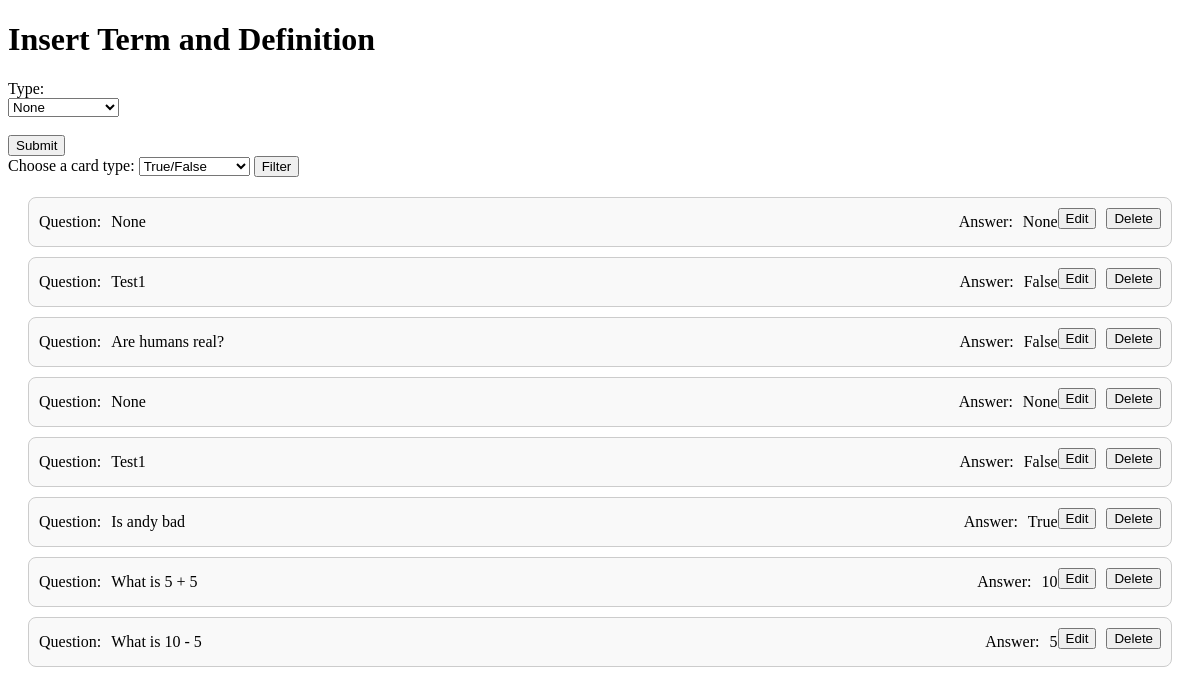
Before: / with the older database file.
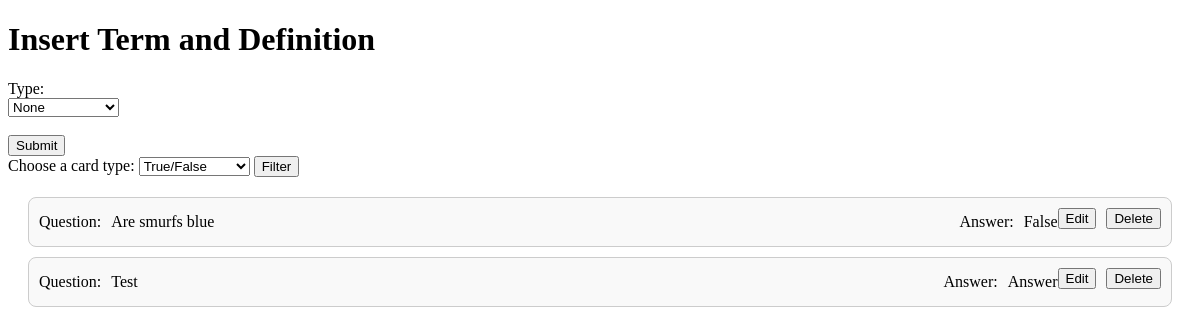
After: the same page with the newer database file.
### tables this page shows
CREATE TABLE Terms (
            id INTEGER PRIMARY KEY AUTOINCREMENT,
            type TEXT NOT NULL,
            question TEXT,
            answer TEXT,
            tag TEXT NOT NULL
        );

### app.py (the view)
@app.route('/')
def index():
    db = get_db()
    cursor = db.cursor()
    cursor.execute("SELECT id, type, question, answer, tag FROM Terms;")
    cards = cursor.fetchall()
    return render_template('insert.html', cards=cards)

### app.py (called while the page is built)
def get_db():
    db = getattr(g, '_database', None)
    if db is None:
        db = g._database = sqlite3.connect(DATABASE)
        db.row_factory = sqlite3.Row
    return db

@app.teardown_appcontext
def close_connection(exception):
    db = getattr(g, '_database', None)
    if db is not None:
        db.close()

### templates/insert.html (shortened to what this page needs)
<!DOCTYPE html>
<html lang="en">
<head>
    <link rel="stylesheet" href="{{ url_for('static', filename='css/style.css') }}">
</head>
<body>
    <h1>Insert Term and Definition</h1>
    <form id="insertForm" action="/insert_data" method="post">
        <label for="type">Type:</label><br>
        <select id="type" name="type">
            <option value="None">None</option>
        </select><br><br>
        <input type="submit" value="Submit">
    </form>
    <form action="/type-selected" method="get">
        <label for="filterType">Choose a card type:</label>
        <select id="filterType" name="type">
            <option value="TrueFalse">True/False</option>
        </select>
        <input type="submit" value="Filter">
    </form>
    <div class="cardview">
        {% if cards %}
            {% for card in cards %}
                <div class="card">
                    <div class="card-content">
                        <div class="info">
                            <div class="details">
                                <p>Question: <span>{{ card.question }}</span></p>
                                <p>Answer: <span>{{ card.answer }}</span></p>
                            </div>
                        </div>
                    </div>
                    <div class="card-actions">
                        <button onclick="location.href='/edit_card/{{ card.id }}'">Edit</button>
                        <form action="/delete_card/{{ card.id }}" method="post" style="display: inline;">
                            <button type="submit">Delete</button>
                        </form>
                    </div>
                </div>
            {% endfor %}
        {% else %}
            <p>No cards available.</p>
        {% endif %}
    </div>
</body>
</html>

Changed rows visible on the page:
removed Terms: question "Test1", answer "False"
removed Terms: question "Are humans real?", answer "False"
removed Terms: question "None", answer "None"
removed Terms: question "Test1", answer "False"
removed Terms: question "Is andy bad", answer "True"
removed Terms: question "What is 5 + 5", answer "10"
removed Terms: question "What is 10 - 5", answer "5"
added Terms: question "Are smurfs blue", answer "False"
changed Terms: question "None" → "Test"; answer "None" → "Answer"
